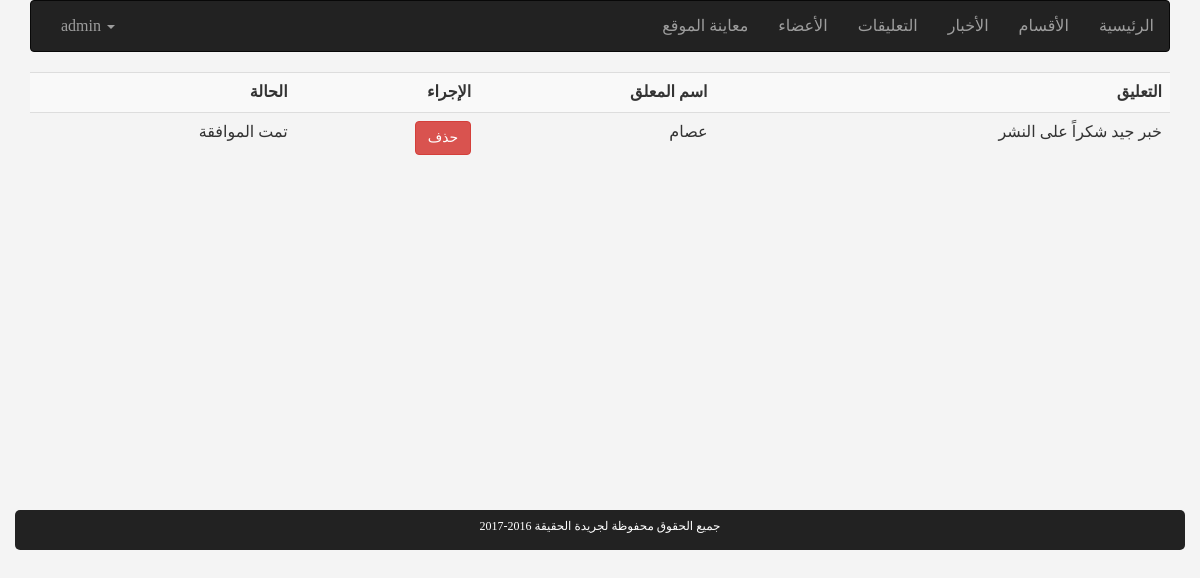
/admin/comments.php (signed in), run on the app's committed database.
### tables this page shows
CREATE TABLE `comments` (
  `commentID` int(11) NOT NULL,
  `news_id` int(11) NOT NULL,
  `comment_writer` varchar(255) NOT NULL,
  `comment_body` text NOT NULL,
  `comment_date` timestamp NOT NULL DEFAULT CURRENT_TIMESTAMP,
  `accepted` int(11) NOT NULL DEFAULT '0'
);

### admin/comments.php (the view, shortened to what this page needs)
<?php
if(isset($_SESSION['username']))
{
	require_once "init.php";
	$action = isset($_GET['action']) ? $_GET['action'] : 'Manage';
	if($action == 'Manage')
	{
		$stmt = $con->prepare('SELECT * FROM comments ORDER BY commentID DESC');
		$stmt->execute();
		$comments = $stmt->fetchAll();
		if(count($comments))
		{?>
		<center>
		<table class="table table-striped">
			<tr>
				<th>الحالة</th>
				<th>الإجراء</th>
				<th>اسم المعلق</th>
				<th>التعليق</th>
			</tr>
		<?php foreach($comments as $comment) {?>
			<tr>
				<td><?php if($comment['accepted'] != '1') echo "<a href='?action=active&id=".$comment['commentID']."'>في انتظار الموافقة</a>"; else echo "تمت الموافقة"; ?></td>
				<td><a class="btn btn-danger" href="?action=delete&id=<?php echo $comment['commentID']; ?>">حذف</a></td>
				<td><?php echo $comment['comment_writer']; ?></td>
				<td><?php echo $comment['comment_body']; ?></td>
			</tr>
		<?php
		 }
		}
		 else
		 {
		 	exit("<center>عفوا لا توجد أية تعليقات</center>");
		 }
		 ?>
		</table>
		</center>
	<?php }
	include_once $tpl . "footer.php";
}
else
{
	header("Location: index.php");
}
?>

### admin/layout/css/backend.css (style rules this page uses)
body { background-color: #F4F4F4; font-family: Tahoma; font-size:16px; }
.table { width: 100%; }
tbody, th { text-align: right; }

### data on the page
comments: accepted "تمت الموافقة", comment_writer "عصام", comment_body "خبر جيد شكراً على النشر"

### other printed values
$_SESSION['username'] "admin"
